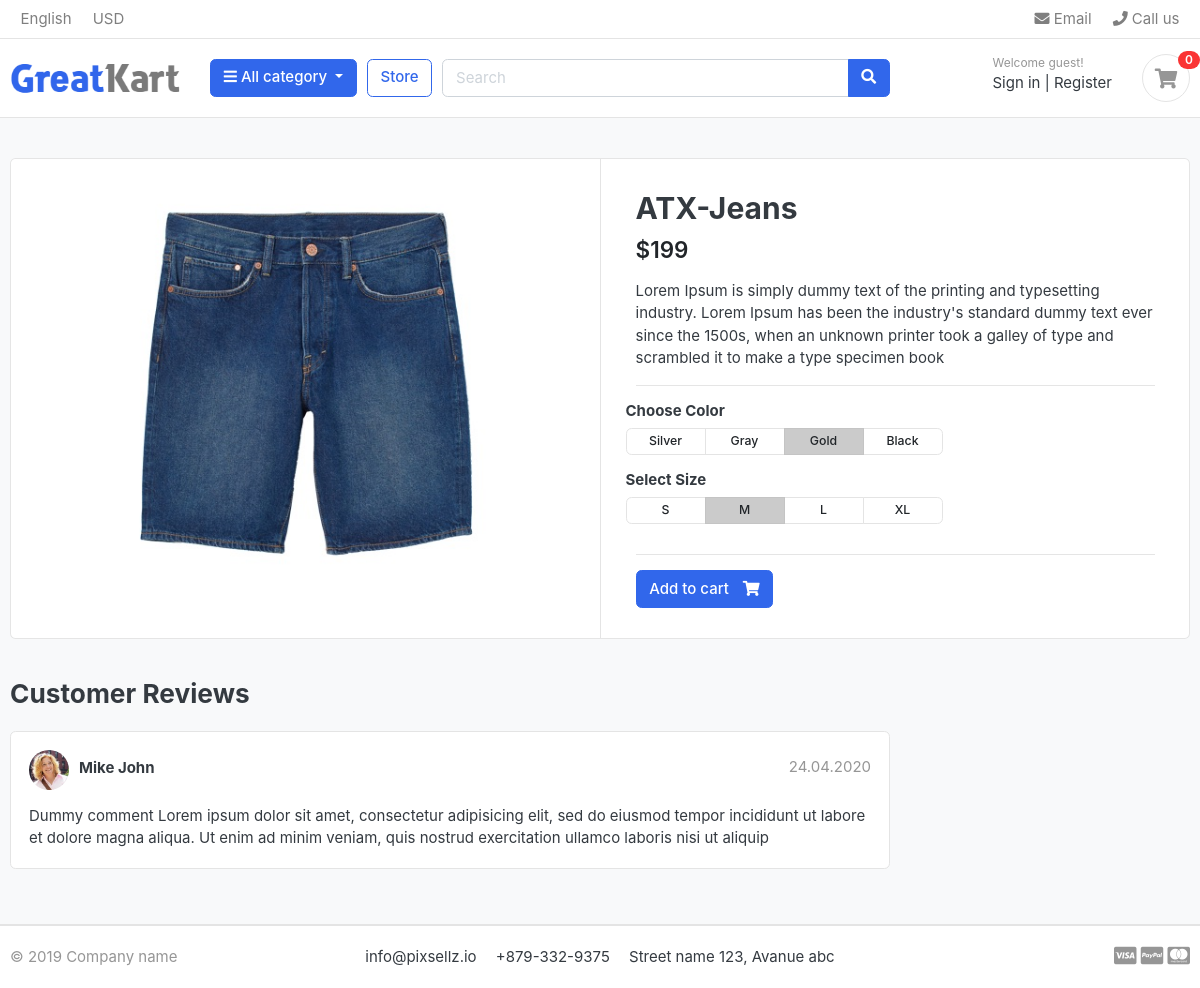
Page /store/jeans/ATX-jeans/ on the committed database.
### store/models.py (models this page shows, shortened)
class Product(models.Model):
    product_name    = models.CharField(max_length=200, unique=True)
    slug            = models.SlugField(max_length=200, unique=True)
    description     = models.TextField(max_length=500,blank=True)
    price           = models.IntegerField()
    images          = models.ImageField(upload_to='photos/products')
    stock           = models.IntegerField()
    is_available    = models.BooleanField(default=True)
    category        = models.ForeignKey(Category, on_delete=models.CASCADE)
    created_date    = models.DateField(auto_now_add=True)
    modified_date   = models.DateField(auto_now=True)

### store/views.py (the view)
# urls.py: path("<slug:category_slug>/<slug:product_slug>/", views.product_detail, name='product_detail'),
def product_detail(request, category_slug, product_slug):
    try:
        single_product = Product.objects.get(category__slug=category_slug, slug=product_slug)
        in_cart = CartItem.objects.filter(cart__cart_id=_cart_id(request),product=single_product).exists()
    except Exception as e:
        raise e
    context={
        'single_product': single_product,
        'in_cart'       : in_cart
    }
    return render(request, 'store/product_detail.html', context)

### carts/context_processors.py (called while the page is built)
def counter(request):
    cart_count = 0
    if 'admin' in request.path:
        return{}
    else:
        try:
            cart = Cart.objects.filter(cart_id=_cart_id(request))
            cart_items = CartItem.objects.all().filter(cart=cart[:1])
            for cart_item in cart_items:
               cart_count =cart_count +cart_item.quantity
        except Cart.DoesNotExist:
            cart_count=0
    return dict(cart_count=cart_count)

### carts/views.py (called while the page is built)
def _cart_id(request):
    cart = request.session.session_key
    if not cart:
        cart = request.session.create()
    return cart

### category/context_processors.py (called while the page is built)
def menu_links(request):
    links = Category.objects.all()
    return dict(links=links)

### category/models.py (called while the page is built)
    def get_url(self):
            return reverse('products_by_category', args=[self.slug])

### templates/store/product_detail.html
{% extends 'base.html' %}
{% load static  %}
{% block content %}
<section class="section-content padding-y bg">
<div class="container">
<div class="card">
	<div class="row no-gutters">
		<aside class="col-md-6">
<article class="gallery-wrap">
	<div class="img-big-wrap">
	   <a href="#"><img src="{{ single_product.images.url }}"></a>
	</div>
</article>
		</aside>
		<main class="col-md-6 border-left">
<article class="content-body">
<h2 class="title">{{ single_product.product_name }}</h2>
<div class="mb-3">
	<var class="price h4">${{ single_product.price}}</var>
</div>
<p>{{single_product.description}}</p>
<hr>
	<div class="row">
		<div class="item-option-select">
			<h6>Choose Color</h6>
			<div class="btn-group btn-group-sm btn-group-toggle" data-toggle="buttons">
			  <label class="btn btn-light">
			    <input type="radio" name="radio_color"> Silver
			  </label>
			  <label class="btn btn-light">
			    <input type="radio" name="radio_color" > Gray
			  </label>
			  <label class="btn btn-light active">
			    <input type="radio" name="radio_color checked"> Gold
			  </label>
			  <label class="btn btn-light">
			    <input type="radio" name="radio_color"> Black
			  </label>
			</div>
		</div>
	</div>
	<div class="row">
		<div class="item-option-select">
			<h6>Select Size</h6>
			<div class="btn-group btn-group-sm btn-group-toggle" data-toggle="buttons">
			  <label class="btn btn-light">
			    <input type="radio" name="radio_color"> S
			  </label>
			  <label class="btn btn-light active">
			    <input type="radio" name="radio_color" checked> M
			  </label>
			  <label class="btn btn-light">
			    <input type="radio" name="radio_color"> L
			  </label>
			  <label class="btn btn-light">
			    <input type="radio" name="radio_color"> XL
			  </label>
			</div>
		</div>
	</div>
	<hr>
	{% if single_product.stock <= 0 %}
    	<h5 class="text-danger">Out of stock</h5>
		{% else %}
			{% if in_cart %}
				<a href="#" class="btn btn-success"><span class="text"> Added to Cart </span><i class="fas fa-check"></i></a>
				<a href="{% url 'cart' %}" class="btn btn-outline-primary"><span class="text"> View Cart </span><i class="fas fa-eye"></i></a>
		{%  else %}
		<a href="{% url 'add_cart' single_product.id %}" class="btn btn-primary"><span class="text">Add to cart </span><i class="fas fa-shopping-cart "></i></a>
		{% endif %}
	{% endif %}
</article>
</main>
</div>
</div>
<br>
<div class="row">
			<div class="col-md-9">
	<header class="section-heading">
		<h3>Customer Reviews </h3>
	</header>
	<article class="box mb-3">
		<div class="icontext w-100">
			<img src="{% static './images/avatars/avatar1.jpg' %}" class="img-xs icon rounded-circle">
			<div class="text">
				<span class="date text-muted float-md-right">24.04.2020 </span>
				<h6 class="mb-1">Mike John </h6>
			</div>
		</div>
		<div class="mt-3">
			<p>
				Dummy comment Lorem ipsum dolor sit amet, consectetur adipisicing elit, sed do eiusmod
				tempor incididunt ut labore et dolore magna aliqua. Ut enim ad minim veniam,
				quis nostrud exercitation ullamco laboris nisi ut aliquip
			</p>
		</div>
	</article>
	</div>
</div>
</div>
</section>
</body>
</html>
{% endblock %}

### static/css/ui.css (style rules this page uses)
html { font-family: "Inter", sans-serif; font-size: 15px; }
.content-body { flex: 1 1 auto; padding: 2rem 2.3rem; }
.img-xs, .img-sm, .img-md, .img-lg { -o-object-fit: cover; object-fit: cover; flex-shrink: 0; flex-grow: 0; }
.img-xs { width: 40px; height: 40px; }
.padding-y { padding-top: 40px; padding-bottom: 40px; }
var { font-style: normal; }
article:after, .form-group:after { display: block; clear: both; content: ""; }
.bg { background-color: #f8f9fa; }
.section-heading { margin-bottom: 20px; margin-top: 15px; }
p:last-child { margin-bottom: 0; }
.btn-light { background-color: #fff; border-color: #e4e4e4; }
.btn .text + i { margin-left: 10px; }
.icontext { display: inline-flex; align-items: center; vertical-align: middle; }
.icontext .text { width: 100%; line-height: 1.2; }
.icontext .icon { position: relative; margin-right: 10px; flex-shrink: 0; flex-grow: 0; }
.price { font-weight: 600; color: #212529; }
.box { padding: 18px; background: #fff; border-radius: 0.37rem; border: 1px solid #e4e4e4; }
.box img { max-width: 100%; }
.gallery-wrap .img-big-wrap { margin-bottom: 10px; border-radius: 0.37rem; overflow: hidden; background-color: #fff; }
.gallery-wrap .img-big-wrap a { text-align: center; display: block; }
.gallery-wrap .img-big-wrap img { height: 450px; width: auto; display: inline-block; }
.item-option-select { margin-bottom: 1rem; display: inline-block; margin-right: 15px; }
.item-option-select .btn { min-width: 80px; }

### rows in the picture
Product: images (picture), product_name "ATX-Jeans", price "199", description "Lorem Ipsum is simply dummy text of the printing and typesetting industry. Lorem Ipsum has been the industry's standard dummy text ever since the 1500s, when an unknown printer took a galley of type and scrambled it to make a type specimen book"

### other values in the picture
{{ cart_count }} "0"
